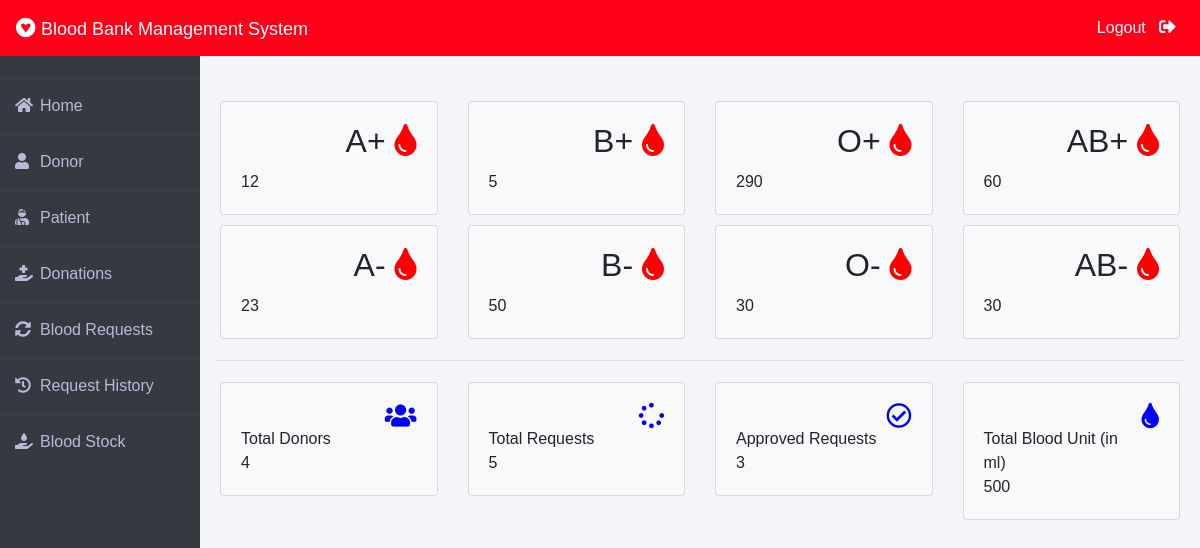
Before: /admin-dashboard (signed in) with the older database file.
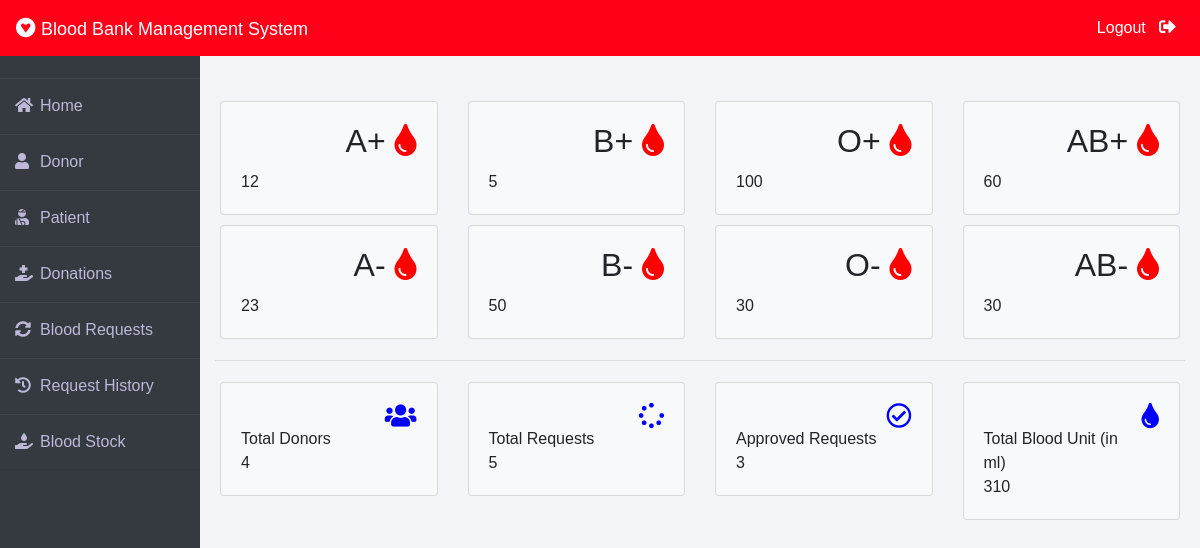
After: the same page with the newer database file.
### blood/models.py (models this page shows, shortened)
class Stock(models.Model):
    bloodgroup=models.CharField(max_length=10)
    unit=models.PositiveIntegerField(default=0)

### blood/views.py (the view)
# urls.py: path('admin-dashboard', views.admin_dashboard_view,name='admin-dashboard'),
@login_required(login_url='adminlogin')
def admin_dashboard_view(request):
    totalunit=models.Stock.objects.aggregate(Sum('unit'))
    dict={
        'A1':models.Stock.objects.get(bloodgroup="A+"),
        'A2':models.Stock.objects.get(bloodgroup="A-"),
        'B1':models.Stock.objects.get(bloodgroup="B+"),
        'B2':models.Stock.objects.get(bloodgroup="B-"),
        'AB1':models.Stock.objects.get(bloodgroup="AB+"),
        'AB2':models.Stock.objects.get(bloodgroup="AB-"),
        'O1':models.Stock.objects.get(bloodgroup="O+"),
        'O2':models.Stock.objects.get(bloodgroup="O-"),
        'totaldonors':dmodels.Donor.objects.all().count(),
        'totalbloodunit':totalunit['unit__sum'],
        'totalrequest':models.BloodRequest.objects.all().count(),
        'totalapprovedrequest':models.BloodRequest.objects.all().filter(status='Approved').count()
    }
    return render(request,'blood/admin_dashboard.html',context=dict)

### templates/blood/admin_dashboard.html (shortened to what the changed rows need)
{% extends 'blood/adminbase.html' %}
{% block content %}
<br><br>
<div class="container">
    <div class="row">
        <div class="col-sm-3">
          <div class="card bg-light">
            <div class="card-body">
                <div class="blood">
                    <h2>A+ <i class="fas fa-tint"></i></h2>
                </div><br><br>
            </div>
          </div>
        </div>
        <div class="col-sm-3">
            <div class="card bg-light">
                <div class="card-body">
                    <div class="blood">
                        <h2>B+ <i class="fas fa-tint"></i></h2>
                    </div><br><br>
                </div>
              </div>
        </div>
        <div class="col-sm-3">
            <div class="card bg-light">
                <div class="card-body">
                    <div class="blood">
                        <h2>O+ <i class="fas fa-tint"></i></h2>
                    </div><br><br>
                    <div>
                      {{O1.unit}}
                    </div>
                </div>
              </div>
          </div>
          <div class="col-sm-3">
            <div class="card bg-light">
                <div class="card-body">
                    <div class="blood">
                        <h2>AB+ <i class="fas fa-tint"></i></h2>
                    </div><br><br>
                </div>
              </div>
          </div>
      </div>
      <div class="row">
        <div class="col-sm-3">
          <div class="card bg-light">
            <div class="card-body">
                <div class="blood">
                    <h2>A- <i class="fas fa-tint"></i></h2>
                </div><br><br>
            </div>
          </div>
        </div>
        <div class="col-sm-3">
            <div class="card bg-light">
                <div class="card-body">
                    <div class="blood">
                        <h2>B- <i class="fas fa-tint"></i></h2>
                    </div><br><br>
                </div>
              </div>
        </div>
        <div class="col-sm-3">
            <div class="card bg-light">
                <div class="card-body">
                    <div class="blood">
                        <h2>O- <i class="fas fa-tint"></i></h2>
                    </div><br><br>
                </div>
              </div>
          </div>
          <div class="col-sm-3">
            <div class="card bg-light">
                <div class="card-body">
                    <div class="blood">
                        <h2>AB- <i class="fas fa-tint"></i></h2>
                    </div><br><br>
                </div>
              </div>
          </div>
      </div>
    <div class="row">
        <div class="col-sm-3">
          <div class="card bg-light">
              <div class="card-body">
                  <div class="blood">
                      <i class="fas fa-tint xyz"></i>
                  </div><br>
                  <div>
                      Total Blood Unit (in ml) <br>
                      {{totalbloodunit}}
                  </div>
              </div>
            </div>
        </div>
    </div>
</div>
{% endblock content %}

Changed rows visible on the page:
changed Stock (number 3 of 8 on the later page): unit "290" → "100"
Other visible differences:
{{ totalbloodunit }}: "500" → "310"
